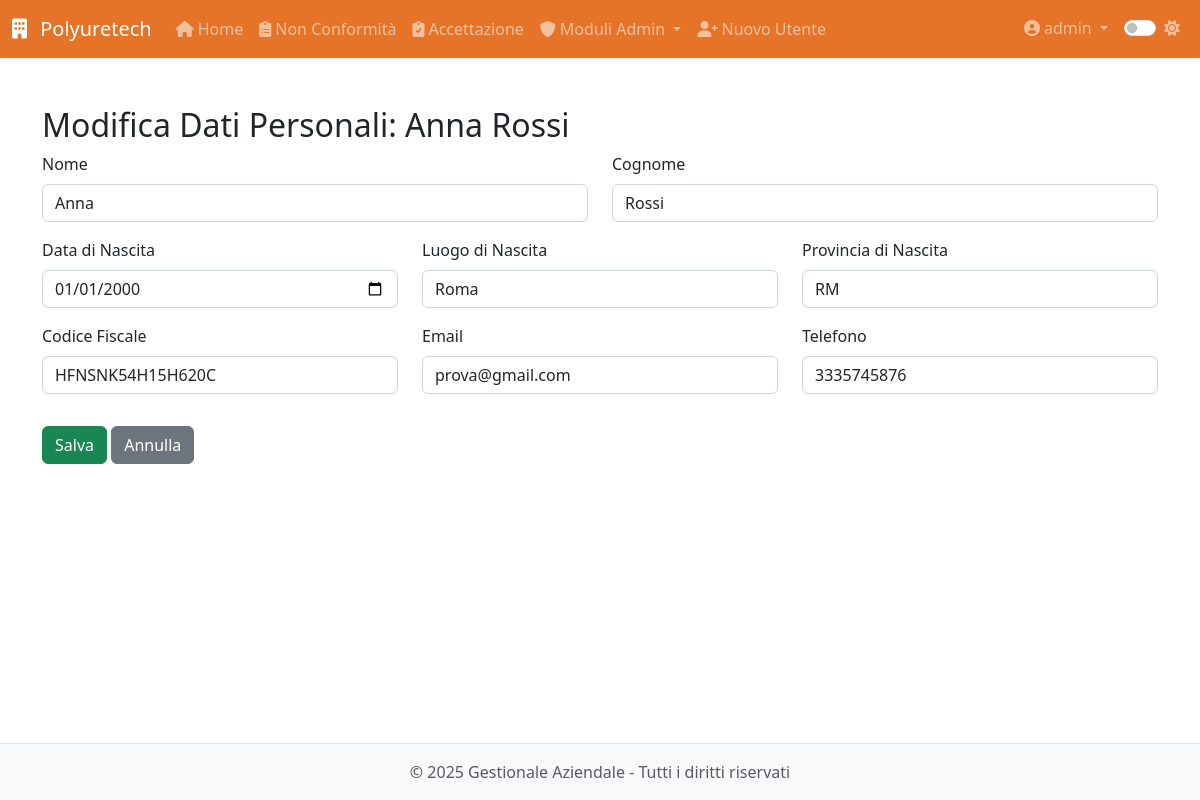
Screenshot of /modulo8/dipendenti/2/modifica_personali (signed in) with the database file from the repository.
### app/models.py (models this page shows, shortened)
class User(UserMixin, db.Model):
    __tablename__ = 'users'
    id = db.Column(db.Integer, primary_key=True)
    username = db.Column(db.String(64), unique=True, nullable=False, index=True)
    email = db.Column(db.String(120), unique=True, nullable=False, index=True)
    password_hash = db.Column(db.String(128), nullable=False)
    role = db.Column(db.String(20), default='operatore')  # 'operatore' o 'admin'
    created_at = db.Column(db.DateTime, default=datetime.utcnow)
    last_login = db.Column(db.DateTime)
    is_active = db.Column(db.Boolean, default=True)
    is_admin = db.Column(db.Boolean, default=False)
    modules = db.Column(db.String(255), default='')  # Lista di moduli accessibili separati da virgola
    modulo1_entries = db.relationship('Modulo1Entry',
                               backref='author',
                               lazy='dynamic',
                               foreign_keys='Modulo1Entry.user_id')
    modulo5_entries = db.relationship('Modulo5Entry',
                               backref='author',
                               lazy='dynamic',
                               foreign_keys='Modulo5Entry.user_id')
    def is_admin(self):
        return self.role == 'admin'

class Dipendente(db.Model):
    __tablename__ = 'dipendente'
    id = db.Column(db.Integer, primary_key=True)
    nome = db.Column(db.String(100), nullable=False)
    cognome = db.Column(db.String(100), nullable=False)
    data_nascita = db.Column(db.Date, nullable=False)
    luogo_nascita = db.Column(db.String(100), nullable=False)
    provincia_nascita = db.Column(db.String(2), nullable=False)
    codice_fiscale = db.Column(db.String(16))
    email = db.Column(db.String(120))
    telefono = db.Column(db.String(20))
    matricola = db.Column(db.String(20), unique=True)
    reparto = db.Column(db.String(100))
    ruolo = db.Column(db.String(100))
    data_assunzione_somministrazione = db.Column(db.Date)
    agenzia_somministrazione = db.Column(db.String(100))
    data_assunzione_indeterminato = db.Column(db.Date)
    legge_104 = db.Column(db.Boolean, default=False)
    donatore_avis = db.Column(db.Boolean, default=False)
    indirizzo_residenza = db.Column(db.String(200))
    citta_residenza = db.Column(db.String(100))
    provincia_residenza = db.Column(db.String(2))
    cap_residenza = db.Column(db.String(5))
    data_cessazione = db.Column(db.Date)
    note = db.Column(db.Text)
    archiviato = db.Column(db.Boolean, default=False)
    created_by_id = db.Column(db.Integer, db.ForeignKey('users.id'))
    created_by = db.relationship('User', backref='dipendenti_creati')
    competenze = db.relationship('Competenza',
                               secondary='dipendente_competenza',
                               backref=db.backref('dipendenti', lazy='dynamic'))
    competenze_associate = db.relationship('DipendenteCompetenza',
                                         back_populates='dipendente',
                                         overlaps="competenze,dipendenti")
    vestiario = db.relationship('Inventory',
                              secondary='prelievi_vestiario',
                              backref='dipendenti')
    performance = db.relationship('Performance', back_populates='dipendente', cascade='all, delete-orphan')
    partecipazioni_corsi = db.relationship('PartecipazioneCorso', backref='dipendente', lazy=True)
    corsi_sicurezza = db.relationship('CorsoSicurezza', secondary='dipendente_corso_sicurezza',
                                    backref=db.backref('dipendenti', lazy=True))

### app/routes/modulo8.py (the view)
@modulo8.route('/dipendenti/<int:id>/modifica_personali', methods=['GET', 'POST'])
@login_required
@admin_required
def modifica_personali(id):
    dip = Dipendente.query.get_or_404(id)
    form = DipendenteStep1Form(obj=dip)
    if form.validate_on_submit():
        form.populate_obj(dip)
        db.session.commit()
        flash('Dati personali aggiornati', 'success')
        return redirect(url_for('modulo8.profilo_dipendente', id=dip.id))
    return render_template('modulo8/dipendenti/modifica_personali.html', form=form, dip=dip)

### app/forms.py
class DipendenteStep1Form(FlaskForm):
    nome = StringField('Nome', validators=[DataRequired()])
    cognome = StringField('Cognome', validators=[DataRequired()])
    data_nascita = DateField('Data di Nascita', validators=[DataRequired()])
    luogo_nascita = StringField('Luogo di Nascita', validators=[DataRequired()])
    provincia_nascita = StringField('Provincia di Nascita', validators=[DataRequired()])
    codice_fiscale = StringField('Codice Fiscale', validators=[DataRequired()])
    email = StringField('Email', validators=[Optional()])
    telefono = StringField('Telefono', validators=[Optional()])
    next_step = SubmitField('Avanti')

### app/models.py (called while the page is built)
@login_manager.user_loader
def load_user(id):
    return User.query.get(int(id))

### app/utils.py (called while the page is built)
def admin_required(f):
    @wraps(f)
    def decorated_function(*args, **kwargs):
        if not current_user.is_admin:
            abort(403)
        return f(*args, **kwargs)
    return decorated_function

### app/templates/modulo8/dipendenti/modifica_personali.html (shortened to what this page needs)
{% extends 'base.html' %}
{% block content %}
<div class="module-view">
    <h2>Modifica Dati Personali: {{ dip.nome }} {{ dip.cognome }}</h2>
    <form method="POST">
        <div class="row">
            <div class="col-md-6 mb-3">
                {{ form.nome.label(class="form-label") }}
                {{ form.nome(class="form-control") }}
            </div>
            <div class="col-md-6 mb-3">
                {{ form.cognome.label(class="form-label") }}
                {{ form.cognome(class="form-control") }}
            </div>
        </div>
        <div class="row">
            <div class="col-md-4 mb-3">
                {{ form.data_nascita.label(class="form-label") }}
                {{ form.data_nascita(class="form-control", type="date") }}
            </div>
            <div class="col-md-4 mb-3">
                {{ form.luogo_nascita.label(class="form-label") }}
                {{ form.luogo_nascita(class="form-control") }}
            </div>
            <div class="col-md-4 mb-3">
                {{ form.provincia_nascita.label(class="form-label") }}
                {{ form.provincia_nascita(class="form-control") }}
            </div>
        </div>
        <div class="row">
            <div class="col-md-4 mb-3">
                {{ form.codice_fiscale.label(class="form-label") }}
                {{ form.codice_fiscale(class="form-control") }}
            </div>
            <div class="col-md-4 mb-3">
                {{ form.email.label(class="form-label") }}
                {{ form.email(class="form-control") }}
            </div>
            <div class="col-md-4 mb-3">
                {{ form.telefono.label(class="form-label") }}
                {{ form.telefono(class="form-control") }}
            </div>
        </div>
        <button type="submit" class="btn btn-success mt-3">Salva</button>
        <a href="{{ url_for('modulo8.profilo_dipendente', id=dip.id) }}" class="btn btn-secondary mt-3">Annulla</a>
    </form>
</div>
{% endblock %}

### app/templates/base.html (shortened to what this page needs)
<!DOCTYPE html>
<html lang="it">
<head>
    <link href="https://cdn.jsdelivr.net/npm/bootstrap@5.3.0-alpha1/dist/css/bootstrap.min.css" rel="stylesheet">
    <link rel="stylesheet" href="https://cdnjs.cloudflare.com/ajax/libs/font-awesome/6.0.0/css/all.min.css">
    <link id="theme-style" rel="stylesheet" href="{{ url_for('static', filename='css/theme-' + theme + '.css') }}">
    <link rel="stylesheet" href="{{ url_for('static', filename='css/style.css') }}">
    <link rel="stylesheet" href="{{ url_for('static', filename='css/modulo8.css') }}">
</head>
<body>
    <header class="navbar navbar-expand-lg navbar-dark bg-primary sticky-top shadow-sm">
        <div class="container-fluid">
            <a class="navbar-brand" href="{{ url_for('dashboard.index') }}">
                <i class="fas fa-building me-2"></i> Polyuretech
            </a>
            <div class="collapse navbar-collapse" id="navbarMain">
                {% if current_user.is_authenticated %}
                <ul class="navbar-nav me-auto">
                    <li class="nav-item">
                        <a class="nav-link" href="{{ url_for('dashboard.index') }}">
                            <i class="fas fa-home me-1"></i>Home
                        </a>
                    </li>
                    <li class="nav-item">
                        <a class="nav-link" href="{{ url_for('modulo1.index') }}">
                            <i class="fas fa-clipboard-list me-1"></i>Non Conformità
                        </a>
                    </li>
                    <li class="nav-item">
                        <a class="nav-link" href="{{ url_for('modulo5.index') }}">
                            <i class="fas fa-clipboard-check me-1"></i>Accettazione
                        </a>
                    </li>
                    {% if current_user.is_admin() %}
                    <li class="nav-item dropdown">
                        <a class="nav-link dropdown-toggle" href="#" id="adminModulesDropdown" data-bs-toggle="dropdown">
                            <i class="fas fa-shield-alt me-1"></i>Moduli Admin
                        </a>
                    </li>
                    <li class="nav-item">
                        <a class="nav-link" href="{{ url_for('auth.register') }}">
                            <i class="fas fa-user-plus me-1"></i>Nuovo Utente
                        </a>
                    </li>
                    {% endif %}
                </ul>
                <ul class="navbar-nav ms-auto">
                    <li class="nav-item dropdown">
                        <a class="nav-link dropdown-toggle" href="#" id="userDropdown" data-bs-toggle="dropdown">
                            <i class="fas fa-user-circle me-1"></i>{{ current_user.username }}
                        </a>
                    </li>
                    <li class="nav-item">
                        <div class="nav-link">
                            <div class="form-check form-switch">
                                <input class="form-check-input" type="checkbox" id="darkModeToggle" {% if theme == 'dark' %}checked{% endif %}>
                                <label class="form-check-label" for="darkModeToggle">
                                    <i id="theme-icon" class="fas {% if theme == 'dark' %}fa-moon{% else %}fa-sun{% endif %}"></i>
                                </label>
                            </div>
                        </div>
                    </li>
                </ul>
                {% endif %}
            </div>
        </div>
    </header>
    <main class="container py-4">
        {% block content %}{% endblock %}
    </main>
    <footer class="footer mt-auto py-3 bg-light">
        <div class="container text-center">
            <span class="text-muted">&copy; {{ current_year }} {{ app_name }} - Tutti i diritti riservati</span>
        </div>
    </footer>
</body>
</html>

### app/static/css/theme-light.css (style rules this page uses)
:root { --primary-color: #e05a00d7; --secondary-color: #6c757d; --bg-color: #ffffff; --text-color: #212529; --border-color: #dee2e6; --hover-bg: #f8f9fa; --card-bg: #ffffff; --card-border: #e9ecef; --input-bg: #ffffff; --input-border: #ced4da; --footer-bg: #f8f9fa; --footer-text: #6c757d; --bs-primary-rgb: 0, 0, 0; --bs-success-rgb: 1, 150, 20; --bs-info-rgb: 0, 0, 255; --bs-purple-rgb: 128, 0, 128; --bs-orange-rgb: 255, 165, 0; --bs-teal-rgb: 180, 180, 180; --bs-warning-rgb: 255, 255, 0; --bs-danger-rgb: 255, 0, 0; --bs-btn-bg: #ffffff; }
body { background-color: var(--bg-color); color: var(--text-color); transition: all 0.3s ease; }
.navbar-dark { background-color: var(--primary-color) !important; }
.form-control { background-color: var(--input-bg); border-color: var(--input-border); color: var(--text-color); }
.footer { background-color: var(--footer-bg) !important; color: var(--footer-text); border-top: 1px solid var(--border-color); }

### app/static/css/style.css (style rules this page uses)
body { display: flex; flex-direction: column; min-height: 100vh; }
main { flex: 1; }

### rows the page displays
User: username "admin"
Dipendente: nome "Anna", cognome "Rossi", data_nascita "01/01/2000", luogo_nascita "Roma", provincia_nascita "RM", codice_fiscale "HFNSNK54H15H620C", email "prova@gmail.com", telefono "3335745876"

### other values shown
{{ app_name }} "Gestionale Aziendale"
